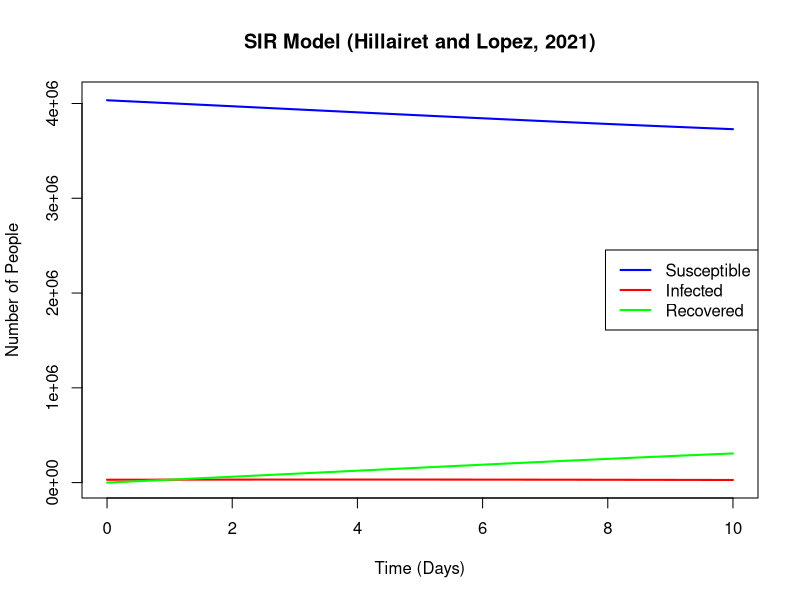
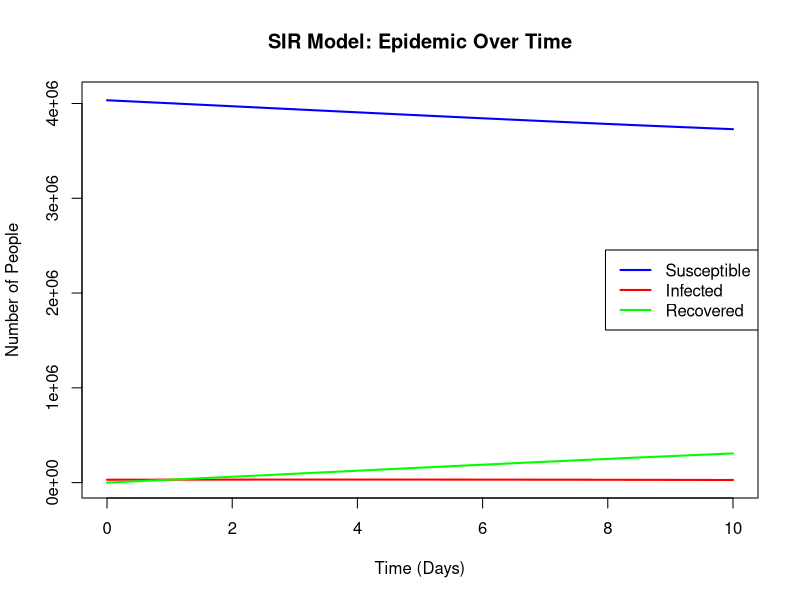
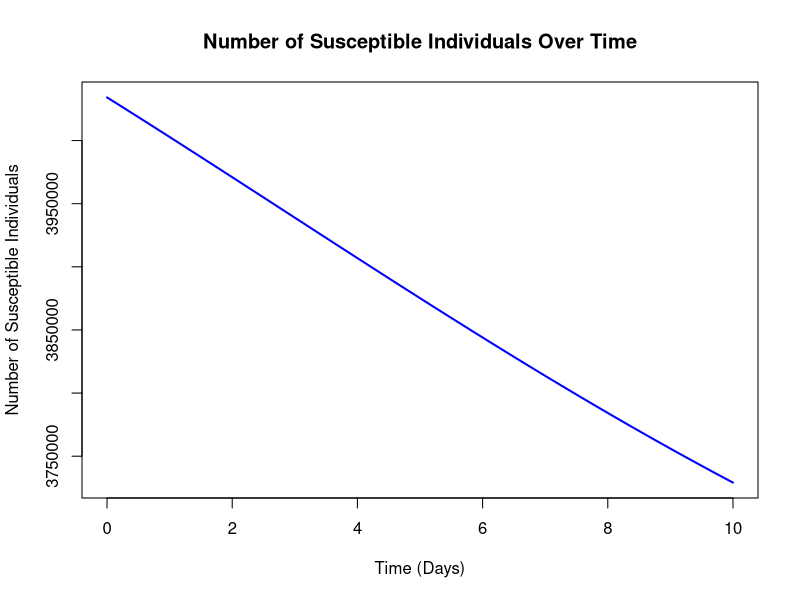
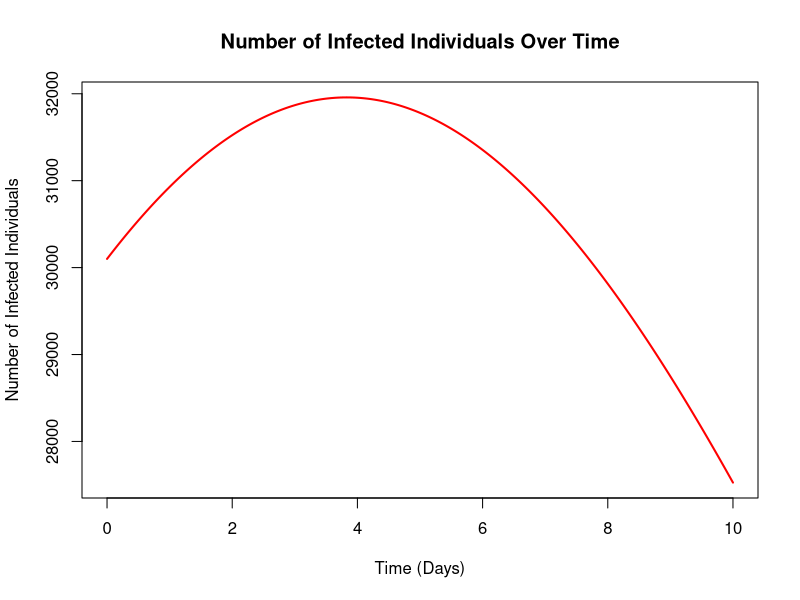
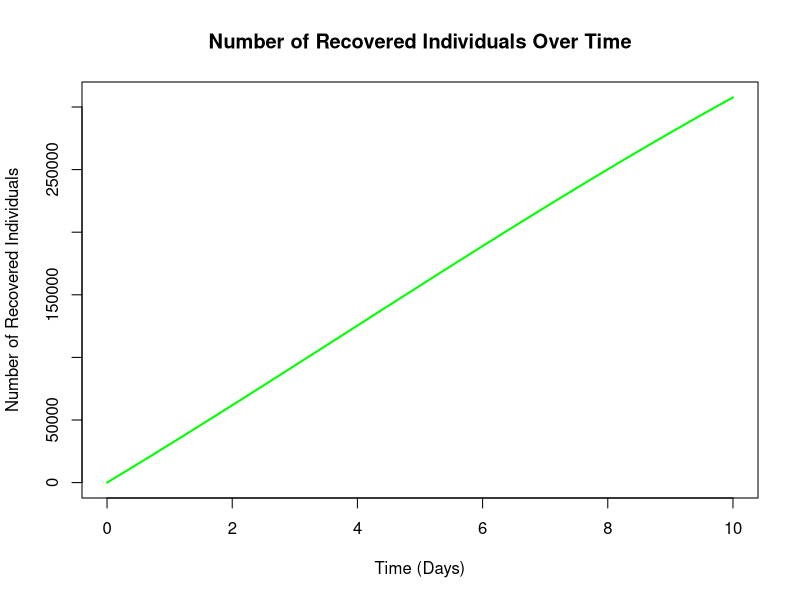

These figures' R source, in order: (Note: this script raises an error after producing the figures.)
library(deSolve)

# 파라미터 설정
beta <- 2.556e-7   # 감염률
gamma <- 1         # 회복률
N <- 4064279       # 전체 인구 수
initial_infected <- 30100  # 초기 감염자 수

# 초기 조건 설정
init <- c(S = N - initial_infected, I = initial_infected, R = 0)

# SIR 모델 정의
SIR <- function(time, state, parameters) {
  with(as.list(c(state, parameters)), {
    dS <- -beta * S * I
    dI <- beta * S * I - gamma * I
    dR <- gamma * I
    return(list(c(dS, dI, dR)))
  })
}

# 시뮬레이션 시간 범위 설정
times <- seq(0, 10, by = 0.001)

# 파라미터 설정
parameters <- c(beta = beta, gamma = gamma)

# SIR 모델 시뮬레이션 실행
out <- ode(y = init, times = times, func = SIR, parms = parameters)
sir_df <- as.data.frame(out)

# 그래프 그리기
plot(sir_df$time, sir_df$S, type = "l", col = "blue", lwd = 2, ylim = c(0, N),
     xlab = "Time (Days)", ylab = "Number of People",
     main = "SIR Model (Hillairet and Lopez, 2021)")
lines(sir_df$time, sir_df$I, col = "red", lwd = 2)
lines(sir_df$time, sir_df$R, col = "green", lwd = 2)

# 범례 추가
legend("right", legend = c("Susceptible", "Infected", "Recovered"), 
       col = c("blue", "red", "green"), lwd = 2)





# library(deSolve)
# 
# # SIR 모델 파라미터 설정
# beta <- 2.556e-7   # 감염률
# gamma <- 1         # 회복률
# N <- 4064279       # 전체 인구 수
# 
# # 초기 조건
# init <- c(S = N - 30100, I = 30100, R = 0)
# 
# # SIR 모델 정의
# SIR <- function(time, state, parameters) {
#   with(as.list(c(state, parameters)), {
#     dS <- -beta * S * I
#     dI <- beta * S * I - gamma * I
#     dR <- gamma * I
#     return(list(c(dS, dI, dR)))
#   })
# }
# 
# # 시뮬레이션 시간 설정
# times <- seq(0, 10, by = 0.001)
# 
# # 시뮬레이션 실행
# parameters <- c(beta = beta, gamma = gamma)
# out <- ode(y = init, times = times, func = SIR, parms = parameters)
# sir_df <- as.data.frame(out)
# tail(sir_df)
# tail(sir_df)
# plot(sir_df$time, sir_df$I, type = "l", col = "blue", lwd = 2,
#      xlab = "Time (days)", ylab = "Infected Individuals (I)",
#      main = "SIR Model: Number of Infected Individuals Over Time")
# 
# 
# 
# 
# i_values <- sir_df$I
# 
# generate_T <- function(n_policyholders, beta, i_values, times){
#   t_values <- numeric(n_policyholdres)
#   cumulative_hazard <- 0
#   
#   for (j in 1:n_policyholders){
#     for (t in seq_along(times)){
#       cumulative_hazard <- cumulative_hazard + beta*i_values[t]
#       t_values <- times[t]
#     } 
#   }
# }
# 
# set.seed(123)
# n_policyholders <- 5000
# T_values <- generate_T(n_policyholders, beta, i_values, times)
# 
# # ==============================================================
# 
# library(deSolve)
# sir_model <- function(time, state, parameters){
#   with(as.list(c(state, parameters)), {
#     dS <- -beta*S*I
#     dI <- beta*S*I - gamma*I
#     dR <- gamma *I
#     return(list(c(dS, dI, dR)))
#   })
# }
# 
# beta <- 2.556e-7
# gamma <- 1
# N <- 4064279
# 
# init <- c(S = N - 30100, I = 30100, R = 0)
# 
# sir_out <- ode(y=init, times = times, func = sir_model, parms = parameters)
# sir_df <- as.data.frame(sir_out)
# 
# hazard_exp <- function(t,c) c*(t>=3)
# hazard_pareto <- function(t,c,alpha) c*(t-3+0.5)^(-alpha)*(t>=3)
# hazard_weibull <- function(t,c,alpha) c*(t-3)^(alpha)*(t>=3)
# 
# set.seed(123)
# n_policyholders <- 10000
# n_simulations < 10000
# results <- data.frame(mean_victimes=numeric(n_simulations),
#                       sd_victims=numeric(n_simulations))
# 
# for(sim in 1:n_simulations){
#   T_j <- rexp()
# }
# 
# 
# # =============================================================
# library(deSolve)
# 
# # SIR 모델 설정
# sir_model <- function(time, state, parameters) {
#   with(as.list(c(state, parameters)), {
#     dS <- -beta * S * I / N
#     dI <- beta * S * I / N - gamma * I
#     dR <- gamma * I
#     return(list(c(dS, dI, dR)))
#   })
# }
# 
# beta <- 2.556e-7
# gamma <- 1
# N <- 4064279
# 
# init <- c(S = N - 30100, I = 30100, R = 0)
# parameters <- c(beta = beta, gamma = gamma)
# times <- seq(0, 10, by = 0.0001)  # 시간 범위 설정
# 
# # SIR 모델 실행
# sir_out <- ode(y = init, times = times, func = sir_model, parms = parameters)
# sir_df <- as.data.frame(sir_out)
# 
# # 면역 반응 속도별 위험률 함수 정의
# get_immunity_time <- function(type) {
#   if (type == "fast_exponential") {
#     return(rexp(1, rate = 1/3))  # 빠른 반응: 평균 3일
#   } else if (type == "medium_exponential") {
#     return(rexp(1, rate = 1/5))  # 중간 반응: 평균 5일
#   } else if (type == "slow_weibull") {
#     return(rweibull(1, shape = 2, scale = 7))  # 느린 반응: Weibull 분포 사용
#   }
# }
# 
# # 시뮬레이션 실행 함수 정의
# simulate_total_victims <- function(n_policyholders, sir_df, beta, response_type) {
#   cumulative_hazard <- 0
#   total_victims <- 0
#   
#   for (j in 1:n_policyholders) {
#     # 감염 시점 T_j 추출 (SIR 모델에서 감염자 수 기반으로 위험률 결정)
#     infection_rate <- beta * sir_df$I / N
#     T_j <- rexp(1, rate = mean(infection_rate))  # 감염 시점
#     
#     # 면역 시점 C_j 추출
#     C_j <- get_immunity_time(response_type)
#     
#     # 면역보다 감염이 먼저 일어난 경우 총 피해자 수 증가
#     if (T_j < C_j) {
#       total_victims <- total_victims + 1
#     }
#   }
#   return(total_victims)
# }
# 
# # 시뮬레이션 반복 및 통계 계산
# set.seed(123)
# n_simulations <- 10000
# response_types <- c("fast_exponential", "medium_exponential", "slow_weibull")
# results <- data.frame(matrix(ncol = length(response_types), nrow = n_simulations))
# colnames(results) <- response_types
# 
# for (i in 1:n_simulations) {
#   for (type in response_types) {
#     results[i, type] <- simulate_total_victims(N, sir_df, parameters["beta"], type)
#   }
# }
# 
# # 통계 요약
# summary_stats <- data.frame(
#   Response_Type = response_types,
#   Mean_Victims = colMeans(results),
#   SD_Victims = apply(results, 2, sd),
#   Median_Victims = apply(results, 2, median),
#   Min_Victims = apply(results, 2, min),
#   Max_Victims = apply(results, 2, max)
# )
# 
# print(summary_stats)
# 
# # 히스토그램 출력 (예: 빠른 반응에 대한 히스토그램)
# hist(results$fast_exponential, breaks = 30, main = "Total Victims (Fast Exponential)",
#      xlab = "Total Number of Victims", col = "lightblue")

# ==============================================================================
#install.packages("deSolve")
library(deSolve)
library(VGAM)
set.seed(123)

beta <- 2.556e-7   # 감염률
gamma <- 1         # 회복률
N <- 4064279       # 전체 인구 수

init <- c(S = N - 30100, I = 30100, R = 0)

SIR <- function(time, state, parameters) {
  with(as.list(c(state, parameters)), {
    dS <- -beta * S * I
    dI <- beta * S * I - gamma * I
    dR <- gamma * I
    return(list(c(dS, dI, dR)))
  })
}

log(1-300000/4064279)/(-1*300000)

times <- seq(0, 10, by = 0.0001)

parameters <- c(beta = beta, gamma = gamma)
out <- ode(y = init, times = times, func = SIR, parms = parameters)
sir_df <- as.data.frame(out)

dt <- diff(times)[1]  # 시간 간격
cumulative_infected <- sum(sir_df$I * dt)  # I(t) * dt의 총합

print(cumulative_infected)

plot(sir_df$time, sir_df$S, type = "l", col = "blue", lwd = 2, ylim = c(0, N),
     xlab = "Time (Days)", ylab = "Number of People",
     main = "SIR Model: Epidemic Over Time")
lines(sir_df$time, sir_df$I, col = "red", lwd = 2)
lines(sir_df$time, sir_df$R, col = "green", lwd = 2)

# 범례 추가
legend("right", legend = c("Susceptible", "Infected", "Recovered"), 
       col = c("blue", "red", "green"), lwd = 2)

plot(sir_df$time, sir_df$S, type = "l", col = "blue", lwd = 2,
     xlab = "Time (Days)", ylab = "Number of Susceptible Individuals",
     main = "Number of Susceptible Individuals Over Time")

# I 그래프
plot(sir_df$time, sir_df$I, type = "l", col = "red", lwd = 2,
     xlab = "Time (Days)", ylab = "Number of Infected Individuals",
     main = "Number of Infected Individuals Over Time")

# R 그래프
plot(sir_df$time, sir_df$R, type = "l", col = "green", lwd = 2,
     xlab = "Time (Days)", ylab = "Number of Recovered Individuals",
     main = "Number of Recovered Individuals Over Time")





num_simulations <- 10000
cumulative_value_results_exp <- numeric(num_simulations)
cumulative_value_results_pareto <- numeric(num_simulations)
cumulative_value_results_weibull <- numeric(num_simulations)

tau_j <- 7
for (sim in 1:num_simulations) {
  cumulative_value_exp <- 0
  cumulative_value_pareto <- 0
  cumulative_value_weibull <- 0
  
  for (t in seq_along(sir_df$time)) {
    lambda_C_exp <- ifelse(t>=tau_j,rexp(1,rate = 1),0)
    lambda_C_pareto <- ifelse(t>=tau_j, rpareto(1, scale=1/2, shape=2),0)
    lambda_C_weibull <- ifelse(t>=tau_j, rweibull(1, shape = 1),0)
    
    survival_C_exp <- exp(-lambda_C_exp*t)
    survival_C_pareto <- exp(-lambda_C_pareto*t)
    survival_C_weibull <- exp(-lambda_C_weibull*t)
    
    lambda_T <- beta*i_values[t]
    density_T <- lambda_T*exp(-lambda_T*t)
    
    value_exp <- survival_C_exp*density_T
    value_pareto <- survival_C_pareto*density_T
    value_weibull <- survival_C_weibull*density_T
    
    cumulative_value_exp <- cumulative_value_exp + value_exp*10000
    cumulative_value_pareto <- cumulative_value_pareto + value_pareto*10000
    cumulative_value_weibull <- cumulative_value_weibull + value_weibull*10000
  }
  cumulative_value_results_exp[sim] <- cumulative_value_exp
  cumulative_value_results_pareto[sim] <- cumulative_value_pareto
  cumulative_value_results_weibull[sim] <- cumulative_value_weibull
}


summary(cumulative_value_results_exp)
sd(cumulative_value_results_exp)

summary(cumulative_value_results_pareto)
sd(cumulative_value_results_pareto)

summary(cumulative_value_results_weibull)
sd(cumulative_value_results_weibull)
